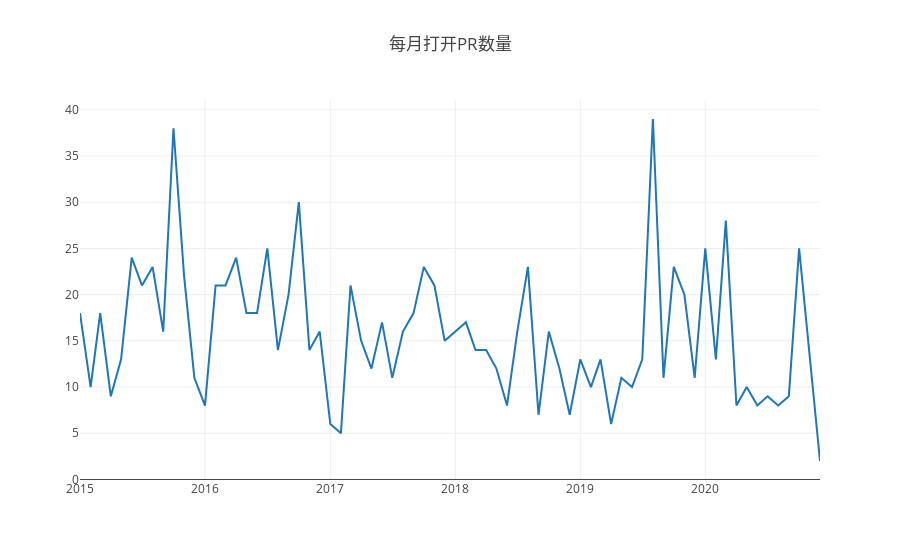

Notebook code cell kept with this figure:
### Code cell
//这里是三题第一问
var years = [2015,2016,2017,2018,2019,2020,2021];
var repo_id = 2579314;
Promise.all(
  years.map((year) => {
    return query(`
    select created_at
    from github_log.year${year}
    where repo_id=${repo_id} and type = 'PullRequestEvent' and action = 'opened'
    `);
  })
).then((data) => {
    const openData = {};
    for (let i = 0; i < data.length; i++) {
      for (let j = 0; j < data[i].length; j++) {
        if (openData.hasOwnProperty(data[i][j].created_at.slice(0, 7))) {
          openData[data[i][j].created_at.slice(0, 7)] += 1;
        } else {
          openData[data[i][j].created_at.slice(0, 7)] = 1;
        }
      }
    }
    const openDataOrder = Object.fromEntries(Object.entries(openData).sort());
    let month = [];
    let openNum = [];
    for (const key in openDataOrder) {
      month.push(key);
      openNum.push(openDataOrder[key]);
    }
    openDigger.render.plotly([
      {
        x: month,
        y: openNum,
        type: 'scatter'
      },
    ], {title: '每月打开PR数量'});
});

### Figure 1 — Plotly figure (JSON) as saved in the notebook; plotly's stock layout.template omitted (floating-point values rounded to 4 significant figures)
{"data": [{"type": "scatter", "x": ["2015-01", "2015-02", "2015-03", "2015-04", "2015-05", "2015-06", "2015-07", "2015-08", "2015-09", "2015-10", "2015-11", "2015-12", "2016-01", "2016-02", "2016-03", "2016-04", "2016-05", "2016-06", "2016-07", "2016-08", "2016-09", "2016-10", "2016-11", "2016-12", "2017-01", "2017-02", "2017-03", "2017-04", "2017-05", "2017-06", "2017-07", "2017-08", "2017-09", "2017-10", "2017-11", "2017-12", "2018-01", "2018-02", "2018-03", "2018-04", "2018-05", "2018-06", "2018-07", "2018-08", "2018-09", "2018-10", "2018-11", "2018-12", "2019-01", "2019-02", "2019-03", "2019-04", "2019-05", "2019-06", "2019-07", "2019-08", "2019-09", "2019-10", "2019-11", "2019-12", "2020-01", "2020-02", "2020-03", "2020-04", "2020-05", "2020-06", "2020-07", "2020-08", "2020-09", "2020-10", "2020-12"], "y": [18, 10, 18, 9, 13, 24, 21, 23, 16, 38, 22, 11, 8, 21, 21, 24, 18, 18, 25, 14, 20, 30, 14, 16, 6, 5, 21, 15, 12, 17, 11, 16, 18, 23, 21, 15, 16, 17, 14, 14, 12, 8, 16, 23, 7, 16, 12, 7, 13, 10, 13, 6, 11, 10, 13, 39, 11, 23, 20, 11, 25, 13, 28, 8, 10, 8, 9, 8, 9, 25, 2]}], "layout": {"autosize": true, "title": {"text": "每月打开PR数量"}, "xaxis": {"autorange": true, "range": ["2015-01-01", "2020-12-01"], "type": "date"}, "yaxis": {"autorange": true, "range": [-0.05556, 41.06], "type": "linear"}}}
